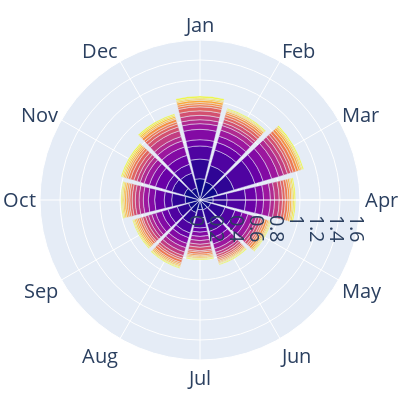

Write notebook code for a chart like this one.
### Markdown cell above
## for each city

### Code cell
cities = np.unique(aqi_stns['City'])
range_max_dict = {'SO2_daily_max':1.6,'SO2_month_mean':0.7,'NO2_daily_max':2.0,'NO2_month_mean':1.0,'PM10_daily_max':3.5,'PM10_month_mean':1.6}

for v in ['SO2_daily_max','SO2_month_mean','NO2_daily_max','NO2_month_mean','PM10_daily_max','PM10_month_mean']:
    v_df = pd.read_csv('ACID_RAIN_DATA/' + v + '_interp.csv',index_col=0,header=0)
    v_df.index = pd.to_datetime(v_df.index)
    v_df['month'] = [month_dict[m] for m in v_df.index.month]
    v_df['year'] = v_df.index.year
    for c in cities:
        stn_sel = aqi_stns[aqi_stns['City']==c].index
        ar_city = v_df.loc[:,v_df.columns.isin(stn_sel)]
        ar_city[c] = ar_city.mean(axis=1)
        ar_city['month'] = [month_dict[m] for m in ar_city.index.month]
        ar_city['year'] = ar_city.index.year

        fig = px.bar_polar(ar_city, r=c, theta="month",
                        color="year", width=400,height=400, range_r=[0,range_max_dict[v]], #range_r=[0,14],
                        color_discrete_sequence= px.colors.sequential.Plasma_r)
        fig.update(layout_coloraxis_showscale=False)
        fig.update_layout(
            {
                "plot_bgcolor": "rgba(0, 0, 0, 0)",
                "margin":{"l":40,"r":40,"t":40,"b":40}
            })
        fig.update_layout(
                font_size=20
            )
        fig.update_layout(
            paper_bgcolor="rgba(0,0,0,0)",
            plot_bgcolor="rgba(0,0,0,0)"
        )
        if v == 'SO2_daily_max' and c == 'Guangzhou':
            fig.show()
        else:
            pass
        fig.write_image('/Users/zeqinhuang/Documents/paper/acid_rain/Figures/bar_polar_for_' + v + '_concentration/city_'+ c + '.svg')

### Figure 1 — Plotly figure (JSON) as saved in the notebook; plotly's stock layout.template omitted (floating-point values rounded to 4 significant figures; data arrays with more than 128 entries replaced by an {"elided": "..."} marker saying what was removed)
{"data": [{"hovertemplate": "Guangzhou=%{r}<br>month=%{theta}<br>year=%{marker.color}<extra></extra>", "legendgroup": "", "marker": {"color": {"elided": "192 int values"}, "coloraxis": "coloraxis", "pattern": {"shape": ""}}, "name": "", "r": {"elided": "192 float values"}, "showlegend": false, "subplot": "polar", "theta": {"elided": "192 str values"}, "type": "barpolar"}], "layout": {"barmode": "relative", "coloraxis": {"colorbar": {"title": {"text": "year"}}, "colorscale": [[0, "#0d0887"], [0.1111, "#46039f"], [0.2222, "#7201a8"], [0.3333, "#9c179e"], [0.4444, "#bd3786"], [0.5556, "#d8576b"], [0.6667, "#ed7953"], [0.7778, "#fb9f3a"], [0.8889, "#fdca26"], [1, "#f0f921"]], "showscale": false}, "font": {"size": 20}, "height": 400, "legend": {"tracegroupgap": 0}, "margin": {"b": 40, "l": 40, "r": 40, "t": 40}, "paper_bgcolor": "rgba(0,0,0,0)", "plot_bgcolor": "rgba(0,0,0,0)", "polar": {"angularaxis": {"direction": "clockwise", "rotation": 90}, "domain": {"x": [0, 1], "y": [0, 1]}, "radialaxis": {"range": [0, 1.6]}}, "width": 400}}
